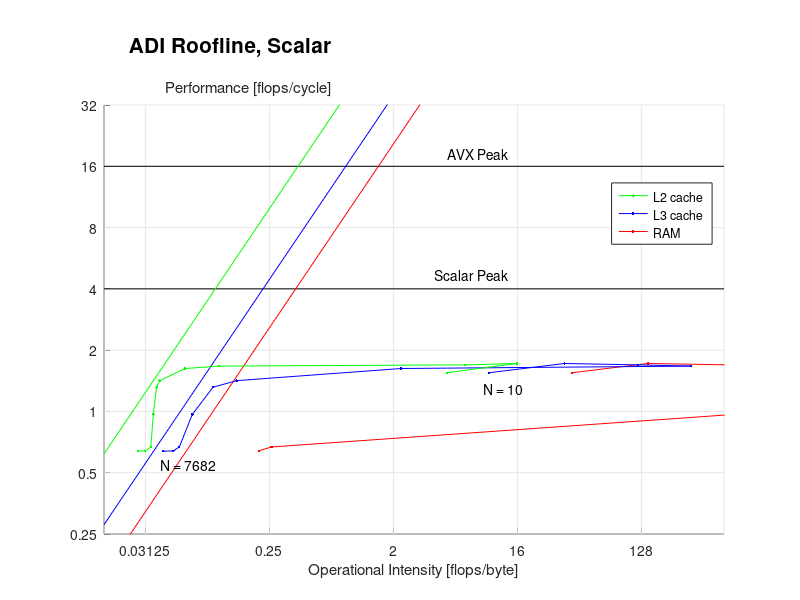

This chart was generated by the following MATLAB code:
clear;
left = -6;
right = 9;
bottom = -2;
top = 5;

% memory_bandwidth = 68; % GB/s
memory_bandwidth = (11000+14500)/2^10; % GB/s
clock_speed = 2.6; % GHz
scalar_peak = 4;
vector_peak = 4*scalar_peak;

% beta for main memory
betaRAM = memory_bandwidth*2^30/(clock_speed*10^9);

% betas for caches
betaL3 = 64/6.3 + 64/8.4;
betaL2 = 64/6.1 + 64/2.2;
betaL1 = 12*8;

I = [2^left 2^right];
MRAM = betaRAM*I;
ML3  = betaL3*I;
ML2  = betaL2*I;
ML1  = betaL1*I;
pi_s = [scalar_peak scalar_peak];
pi_v = [vector_peak vector_peak];

N = [10 18 34 66 122 242 482 962 1922 3842 7682];

perf_AVX  = [1.925 2.064 2.310 2.045 1.958...
             1.795 1.746 1.252 0.928 0.819 0.801];
I_L2_AVX  = [20.229 72.867 112.189 0.499 0.280...
             0.193 0.185 0.174 0.165 0.151 0.140];
I_L3_AVX  = [43.860 138.595 492.583 1467.446 4.109...
             0.681 0.631 0.363 0.274 0.246 0.220];
I_RAM_AVX = [177.625 625.597 2566.898 10078.278 35825.893...
             134162.791 266258.661 2165.317 1.192 0.974 0.963];
         
perf_scalar  = [1.549 1.720 1.693 1.670 1.625...
                1.417 1.315 0.968 0.669 0.640 0.638];
I_L2_scalar  = [19.604 63.431 26.669 0.431 0.244...
                0.159 0.151 0.143 0.137 0.125 0.111];
I_L3_scalar  = [39.736 141.312 483.390 1178.315 9.138...
                0.579 0.389 0.275 0.221 0.200 0.169];
I_RAM_scalar = [159.978 571.003 2232.055 8825.832 29795.005...
                119985.741 414843.750 2492.483 1.036 0.837 0.842];
         
perf_serial  = [0.734 0.526 0.480 0.459 0.449...
                0.443 0.441 0.374 0.333 0.305 0.274];
I_L2_serial  = [38.730 139.276 283.299 1.017 0.797...
                0.113 0.139 0.111 0.095 0.075 0.084];
I_L3_serial  = [77.529 319.366 1040.724 3515.800 173.098...
                1.444 0.379 0.629 0.132 0.111 0.118];
I_RAM_serial = [324.468 1279.427 5348.837 20733.198 73016.277...
                188433.814 989767.842 16011.485 2.335 1.913 1.941];

hold on;

xlim([left right]);
ylim([bottom top]);

xticks = (left+1):3:(right-1);
set(gca, 'XTick', xticks);
for j = 1:length(xticks)
  xtl{j} = num2str(2^xticks(j));
end
set(gca, 'XTickLabel', xtl);

yticks = bottom:1:top;
set(gca, 'YTick', yticks);
for j = 1:length(yticks)
  ytl{j} = num2str(2^yticks(j));
end
set(gca, 'YTickLabel', ytl);

% Obtain the tick mark locations
xtick = get(gca,'XTick'); 
xtick = [left xtick right];
% Obtain the limits of the y axis
ylims = get(gca,'Ylim');
% Create line data
X = repmat(xtick,2,1);
Y = repmat(ylims',1,size(xtick,2));
% Plot line data
h = plot(X,Y,'-k');
set(h,'Color',[0.9 0.9 0.9]);

% Obtain the tick mark locations
ytick = get(gca,'YTick');
% Obtain the limits of the x axis
xlims = get(gca,'Xlim');
% Create line data
Y = repmat(ytick,2,1);
X = repmat(xlims',1,size(ytick,2));
% Plot line data
h = plot(X,Y,'-k');
set(h,'Color',[0.9 0.9 0.9]);

% line([left left],[bottom top],'Color',[0.8 0.8 0.8]);
% line([left right],[bottom bottom],'Color',[0.8 0.8 0.8]);
% line([left right],[top top],'Color',[0.8 0.8 0.8]);
% line([right right],[top bottom],'Color',[0.8 0.8 0.8]);

% plot rooflines
plot(log2(I),log2(pi_s),'-k');
plot(log2(I),log2(pi_v),'-k');
plot(log2(I),log2(MRAM),'-r');
plot(log2(I),log2(ML3), '-b');
plot(log2(I),log2(ML2), '-g');
% plot(log2(I),log2(ML1), '-k');

fac = 1/4;

% h1 = plot(log2(fac*I_RAM_AVX),log2(perf_AVX),'-r.');
h1 = plot(log2(fac*I_RAM_scalar),log2(perf_scalar),'-r.');
% h3 = plot(log2(fac*I_RAM_serial),log2(perf_serial),'-r.');

% h2 = plot(log2(fac*I_L3_AVX),log2(perf_AVX),'-b.');
h2 = plot(log2(fac*I_L3_scalar),log2(perf_scalar),'-b.');
% plot(log2(fac*I_L3_serial),log2(perf_serial),'-r.');

% h3 = plot(log2(fac*I_L2_AVX),log2(perf_AVX),'-g.');
h3 = plot(log2(fac*I_L2_scalar),log2(perf_scalar),'-g.');
% plot(log2(fac*I_L2_serial),log2(perf_serial),'-r.');

% h = text(log2(0.125),log2(4.4),'L3 Bandwidth');
% set(h, 'rotation', 57);
% 
% h = text(log2(0.52),log2(4.1),'RAM Bandwidth');
% set(h, 'rotation', 58);

text(log2(4),log2(4.7),'Scalar Peak');
text(log2(5),log2(18.5),'AVX Peak');

text(log2(9),log2(1.3),'N = 10');
text(log2(0.04),log2(0.55),'N = 7682');

hold off;

legh = legend([h3 h2 h1],'L2 cache','L3 cache','RAM','Location','NorthEast');
vertOffset = (top - bottom)*-0.03;
set(legh,'Position',get(legh,'Position') + [0 vertOffset 0 0]);

xlabel('Operational Intensity [flops/byte]');
ylabel('Performance [flops/cycle]');
set(get(gca,'YLabel'),'Rotation',0);
ylabh = get(gca,'YLabel');
vertOffset = (top - bottom)*0.52;
horzOffset = (right - left)*0.305;
set(ylabh,'Position',get(ylabh,'Position') + [horzOffset vertOffset 0]);

set(gca,'Position',get(gca,'Position') - [0 0 0 0.1]);
h = title('ADI Roofline, Scalar','FontSize', 15);
vertOffset = (top - bottom)*0.08;
horzOffset = (right - left)*-0.296;
set(h,'Position',get(h,'Position') + [horzOffset vertOffset 0]);

set(gcf,'color','w');